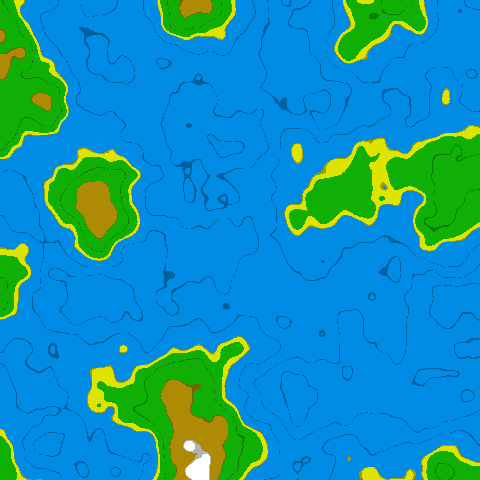
Frame 1 (no input)
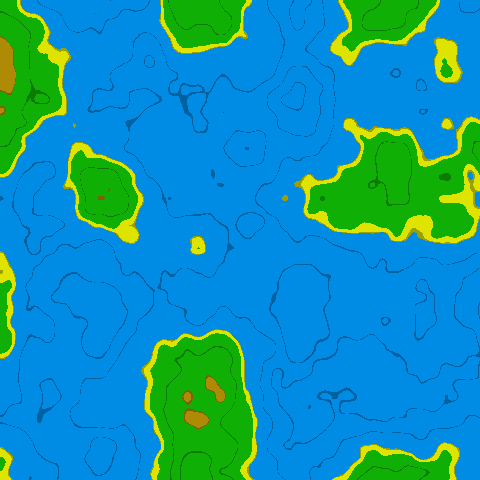
Frame 60 (the mouse pressed at the canvas centre just before this capture)
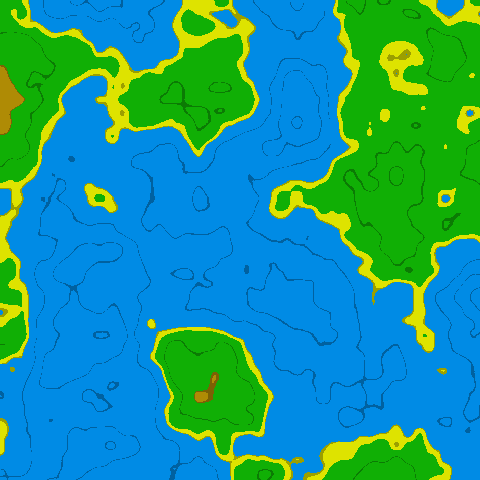
Frame 120 (the mouse held since frame 60 and released just before this capture)

The Processing sketch that drew these frames (run headless with seeded random() and noise(); from frame 60 on, the mouse is pressed at the canvas centre):

// Processing sketch: MapGen
// ── MapGen.pde
int x,y,c,n=480;float f,z,b;
void setup(){size(480,480);}
void draw(){
 for(x=0;x<n;x++)for(y=0;y<n;){z=noise(x/99f,y/99f,f/199f);
  c=z<.5?#008BE5:z<.53?#DEE300:z<.7?#10AF05:z<.8?#AF8B05:-1;
  for(b=0;b<1;b+=.1)c=z>b&z<b+.005?lerpColor(c,0,.3):c;
  set(x,y++,c);}f++;}//#p5t
